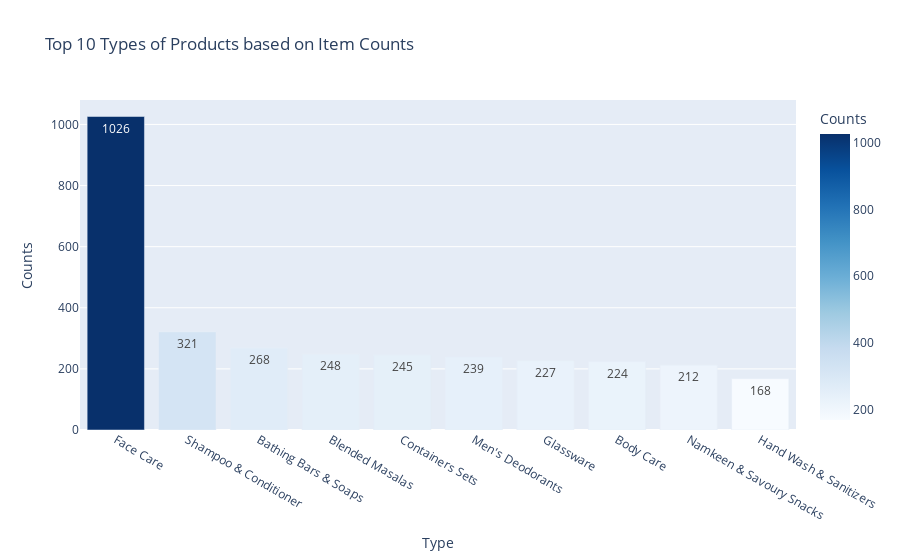

The cell this chart's notebook holds for it:
### Code cell
px.bar(data_frame=counts_df_type,
 x='Type',
 y='Counts',
 color='Counts',
 color_continuous_scale='blues',
 text_auto=True,
 title=f'Top 10 Types of Products based on Item Counts')

### Figure 1 — Plotly figure (JSON) as saved in the notebook; plotly's stock layout.template omitted (floating-point values rounded to 4 significant figures)
{"data": [{"alignmentgroup": "True", "hovertemplate": "Type=%{x}<br>Counts=%{marker.color}<extra></extra>", "legendgroup": "", "marker": {"color": [1026, 321, 268, 248, 245, 239, 227, 224, 212, 168], "coloraxis": "coloraxis", "pattern": {"shape": ""}}, "name": "", "offsetgroup": "", "orientation": "v", "showlegend": false, "textposition": "auto", "texttemplate": "%{y}", "type": "bar", "x": ["Face Care", "Shampoo & Conditioner", "Bathing Bars & Soaps", "Blended Masalas", "Containers Sets", "Men's Deodorants", "Glassware", "Body Care", "Namkeen & Savoury Snacks", "Hand Wash & Sanitizers"], "xaxis": "x", "y": [1026, 321, 268, 248, 245, 239, 227, 224, 212, 168], "yaxis": "y"}], "layout": {"barmode": "relative", "coloraxis": {"colorbar": {"title": {"text": "Counts"}}, "colorscale": [[0, "rgb(247,251,255)"], [0.125, "rgb(222,235,247)"], [0.25, "rgb(198,219,239)"], [0.375, "rgb(158,202,225)"], [0.5, "rgb(107,174,214)"], [0.625, "rgb(66,146,198)"], [0.75, "rgb(33,113,181)"], [0.875, "rgb(8,81,156)"], [1, "rgb(8,48,107)"]]}, "legend": {"tracegroupgap": 0}, "title": {"text": "Top 10 Types of Products based on Item Counts"}, "xaxis": {"anchor": "y", "domain": [0, 1], "title": {"text": "Type"}}, "yaxis": {"anchor": "x", "domain": [0, 1], "title": {"text": "Counts"}}}}
